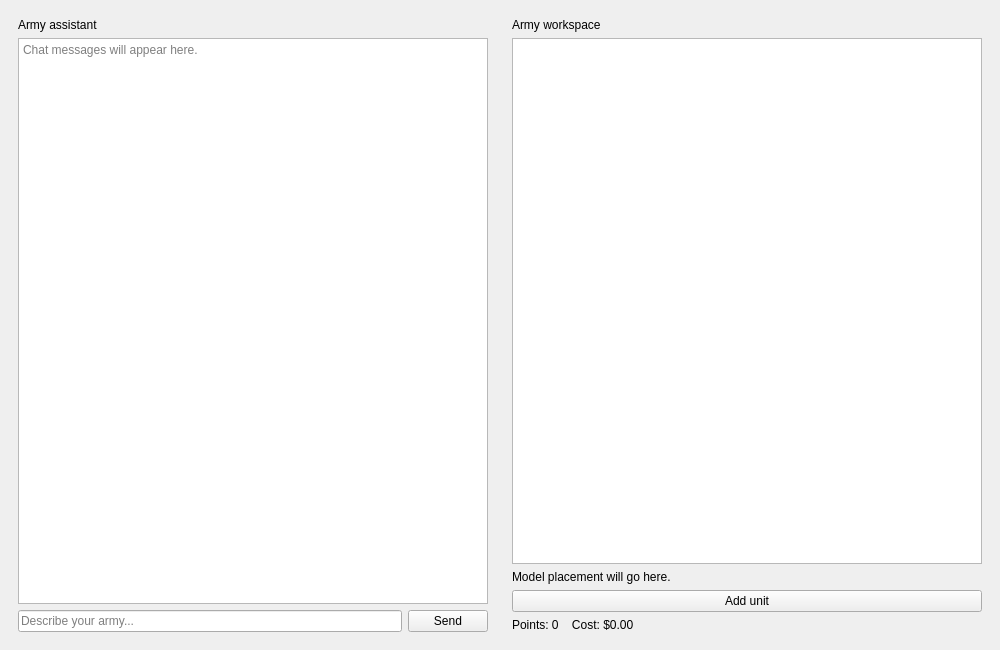
<?xml version="1.0" encoding="UTF-8"?>
<ui version="4.0">
 <class>MainWindow</class>
 <widget class="QMainWindow" name="MainWindow">
  <property name="geometry"><rect><x>0</x><y>0</y><width>1000</width><height>650</height></rect></property>
  <property name="windowTitle"><string>ArmySchmarmy</string></property>
  <widget class="QWidget" name="centralwidget">
   <layout class="QHBoxLayout" name="mainLayout">
    <item><widget class="QWidget" name="chatPanel" native="true">
     <layout class="QVBoxLayout" name="chatLayout">
      <item><widget class="QLabel" name="chatHeading"><property name="text"><string>Army assistant</string></property></widget></item>
      <item><widget class="QTextEdit" name="chatHistory"><property name="readOnly"><bool>true</bool></property><property name="placeholderText"><string>Chat messages will appear here.</string></property></widget></item>
      <item><layout class="QHBoxLayout" name="messageLayout">
       <item><widget class="QLineEdit" name="messageInput"><property name="placeholderText"><string>Describe your army...</string></property></widget></item>
       <item><widget class="QPushButton" name="sendButton"><property name="text"><string>Send</string></property></widget></item>
      </layout></item>
     </layout>
    </widget></item>
    <item><widget class="QWidget" name="armyPanel" native="true">
     <layout class="QVBoxLayout" name="armyLayout">
      <item><widget class="QLabel" name="armyHeading"><property name="text"><string>Army workspace</string></property></widget></item>
      <item><widget class="QGraphicsView" name="armyView"/></item>
      <item><widget class="QLabel" name="workspaceHint"><property name="text"><string>Model placement will go here.</string></property></widget></item>
      <item><widget class="QPushButton" name="addUnitButton"><property name="text"><string>Add unit</string></property></widget></item>
      <item><widget class="QLabel" name="totalsLabel"><property name="text"><string>Points: 0    Cost: $0.00</string></property></widget></item>
     </layout>
    </widget></item>
   </layout>
  </widget>
 </widget>
 <resources/>
 <connections/>
</ui>
